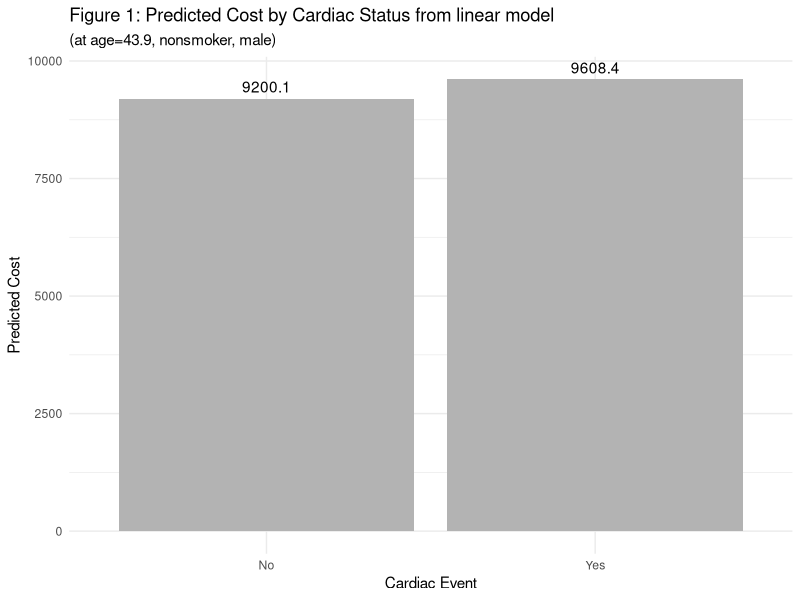
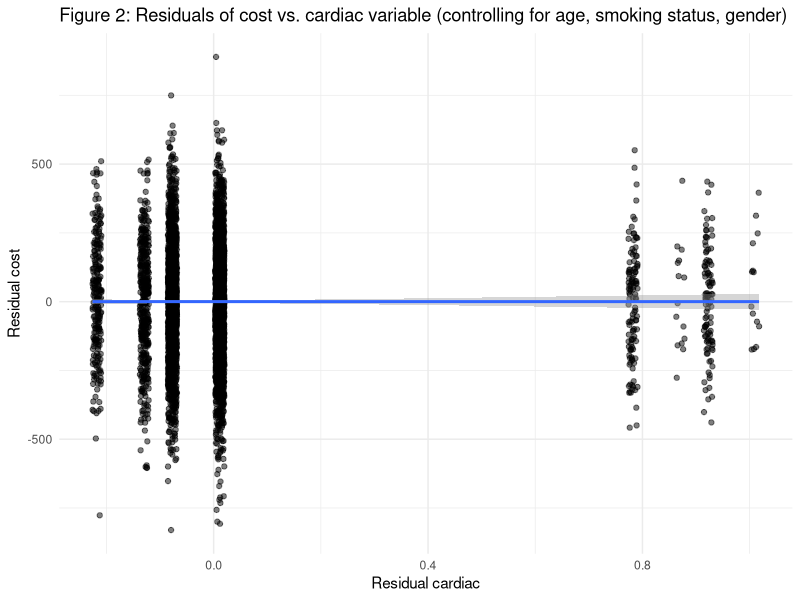

Write the R code that produced these figures, in order.
## ---- chunk 1
#| echo: false
#| message: false
#| warning: false
library(tidyverse)
library(broom)
library(ggplot2)
library(dplyr)
library(knitr)
## ---- chunk 2
#| echo: false
cohort_data <- read.csv("raw-data/cohort.csv")
#factor all the categorical variables, #0 reference level for all
cohort_data$female <- factor(cohort_data$female, levels = c(0, 1))  
cohort_data$cardiac <- factor(cohort_data$cardiac, levels = c(0, 1)) 
cohort_data$smoke <- factor(cohort_data$smoke, levels = c(0, 1))  
cohort_data$age <- as.numeric(as.integer(cohort_data$age)) #changing to numeric vs integer
#summary(cohort_data) #summary statistics for cohort data
summary_table <- cohort_data %>%
  summarise(
    `N (total)`             = n(),
    `Age (mean ± SD)`       = sprintf("%.2f ± %.2f", mean(age), sd(age)),
    `Age (median)`          = median(age),
    `Female (n, %)`         = sprintf("%d (%.1f%%)", sum(female == 1), mean(female == 1) * 100),
    `Smoker (n, %)`         = sprintf("%d (%.1f%%)", sum(smoke == 1), mean(smoke == 1) * 100),
    `Cardiac (n, %)`        = sprintf("%d (%.1f%%)", sum(cardiac == 1), mean(cardiac == 1) * 100),
    `Cost (mean ± SD)`      = sprintf("%.2f ± %.2f", mean(cost), sd(cost)),
    `Cost (median)`         = median(cost)
  ) %>%
  t() %>%
  as.data.frame() %>%
  rename(`Value` = V1)

kable(summary_table, caption = "Table 1. Summary Statistics for Cohort Data")
## ---- chunk 3
#| echo: false
model_cohort <- lm(cost ~ cardiac + age + smoke + female, data = cohort_data)
model_sum <- summary(model_cohort)

tidy_model <- tidy(model_sum) %>%
  mutate(
    `P-value` = ifelse(p.value < 0.001, "<0.001", sprintf("%.3f", p.value)),
    Estimate = sprintf("%.2f", estimate),
    `Std. Error` = sprintf("%.2f", std.error),
    `t value` = sprintf("%.2f", statistic)
  ) %>%
  rename(
    Term = term
  ) %>%
  select(Term, Estimate, `Std. Error`, `t value`, `P-value`)

# Add model fit summary rows as a data frame
gof <- tibble::tibble(
  Term = c("R-squared", "Adjusted R-squared", "Residual Std. Error", "F-statistic"),
  Estimate = c(
    sprintf("%.3f", model_sum$r.squared),
    sprintf("%.3f", model_sum$adj.r.squared),
    sprintf("%.2f on %d df", model_sum$sigma, model_sum$df[2]),
    sprintf("%.2f on %d and %d df, p = %.3g",
            model_sum$fstatistic[1],
            model_sum$fstatistic[2],
            model_sum$fstatistic[3],
            pf(model_sum$fstatistic[1],
               model_sum$fstatistic[2],
               model_sum$fstatistic[3],
               lower.tail = FALSE))
  ),
  `Std. Error` = "",
  `t value` = "",
  `P-value` = ""
)

# Combine results
combined <- bind_rows(tidy_model, gof)

# Output formatted table
kable(
  combined,
  caption = "Table 2. Linear Regression of Total Cost on Cardiac Status, Age, Smoking, and Sex",
  align = "lrrrr"
)
## ---- chunk 4
#| echo: false
cohort_subset <- data.frame(
  cardiac = factor(c(0, 1), levels = levels(cohort_data$cardiac)),
  age     = mean(cohort_data$age),
  smoke   = factor(0, levels = levels(cohort_data$smoke)),
  female  = factor(0, levels = levels(cohort_data$female))
)
# predicted costs of a cardiac patient vs. non cardiac patient, with average age, male, non-smoker
cohort_subset$pred_cost <- predict(model_cohort, cohort_subset)
#plot
ggplot(cohort_subset, aes(x = factor(cardiac, labels = c("No","Yes")), y = pred_cost)) +
  geom_col(fill = "gray70") +
  geom_text(aes(label = round(pred_cost,1)), vjust = -0.5) +
  labs(
    x = "Cardiac Event",
    y = "Predicted Cost",
    title = "Figure 1: Predicted Cost by Cardiac Status from linear model",
    subtitle = paste0("(at age=", round(mean(cohort_data$age),1),
                      ", nonsmoker, male)")
  ) +
  theme_minimal()
## ---- chunk 5
#| echo: false
#| message: false
#| warning: false
# Plotting residuals
cohort_data$cardiac <- as.numeric(as.character(cohort_data$cardiac))
cost_resid    <- resid(model_cohort)
cardiac_resid <- resid(lm(cardiac ~ age + smoke + female, data = cohort_data))

df_resid <- data.frame(cost_resid, cardiac_resid)
str(df_resid)
ggplot(df_resid, aes(x = cardiac_resid, y = cost_resid)) +
  geom_point(alpha = 0.5) +
  geom_smooth(method = "lm", se = TRUE) +
  labs(
    x     = "Residual cardiac",
    y     = "Residual cost",
    title = "Figure 2: Residuals of cost vs. cardiac variable (controlling for age, smoking status, gender)"
  ) +
  theme_minimal()
